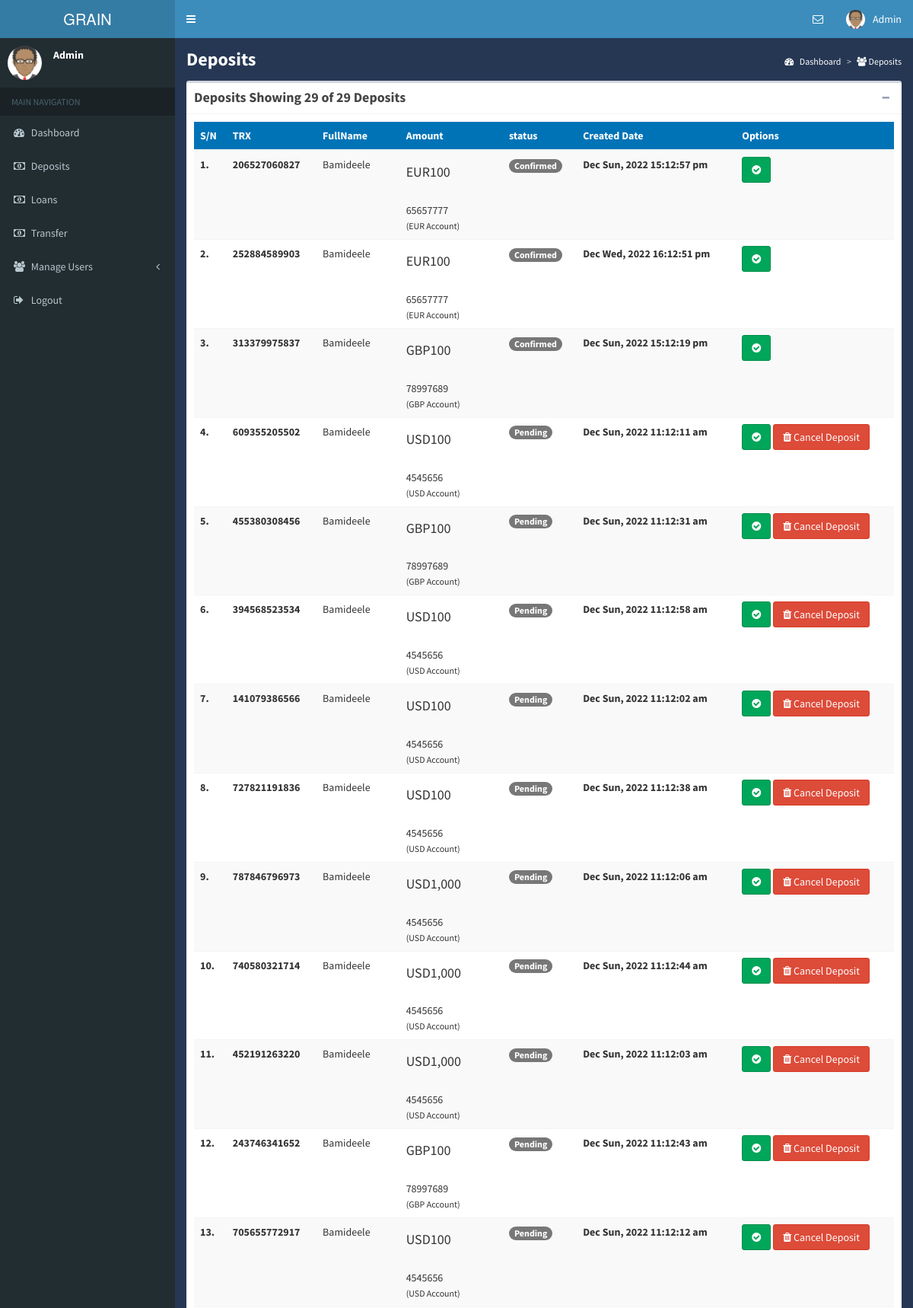
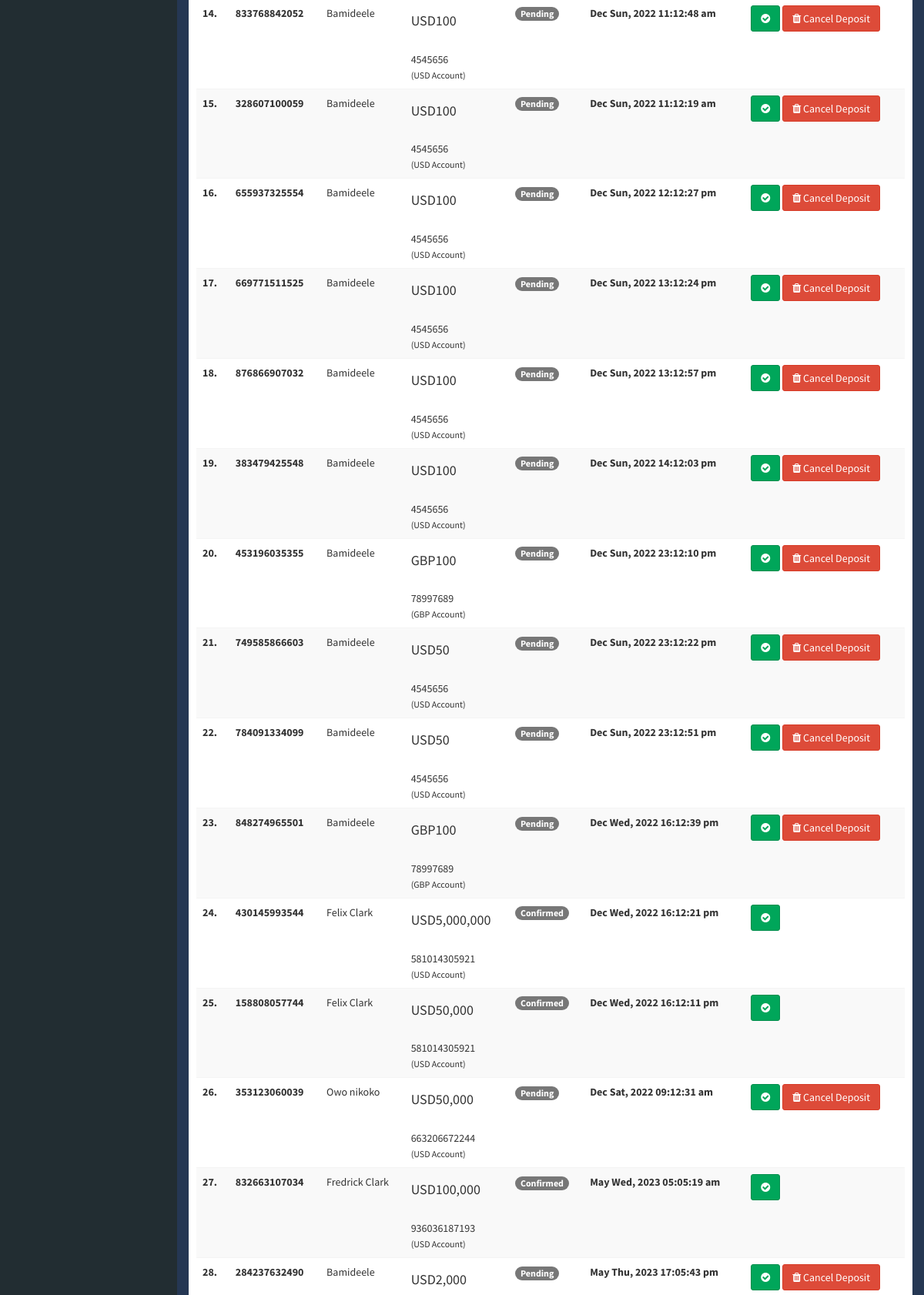
Page /Back/deposit.php (signed in, upper part) on the committed database (2 pictures, top to bottom).
### tables this page shows
CREATE TABLE `deposits` (
  `id` int(11) NOT NULL,
  `trx` varchar(40) NOT NULL,
  `user` varchar(20) NOT NULL,
  `acoount_id` int(11) DEFAULT NULL,
  `amount` varchar(20) NOT NULL,
  `payment_mode` varchar(20) NOT NULL,
  `plan` varchar(20) DEFAULT NULL,
  `status` varchar(20) NOT NULL,
  `proof` varchar(255) NOT NULL,
  `created_at` timestamp NOT NULL DEFAULT current_timestamp() ON UPDATE current_timestamp(),
  `updated_at` timestamp NOT NULL DEFAULT current_timestamp() ON UPDATE current_timestamp()
);

CREATE TABLE `users` (
  `id` int(11) NOT NULL,
  `gencode` varchar(40) NOT NULL,
  `name` varchar(50) NOT NULL,
  `email` varchar(50) NOT NULL,
  `photo` varchar(255) DEFAULT NULL,
  `password` varchar(255) NOT NULL,
  `passkey` varchar(40) DEFAULT NULL,
  `ip_address` varchar(40) NOT NULL,
  `city` varchar(100) DEFAULT NULL,
  `sex` varchar(100) DEFAULT NULL,
  `nation` varchar(100) DEFAULT NULL,
  `dob` varchar(100) DEFAULT NULL,
  `salary` varchar(100) DEFAULT NULL,
  `work` varchar(100) DEFAULT NULL,
  `marry` varchar(100) DEFAULT NULL,
  `reg_state` varchar(40) NOT NULL,
  `reg_country` varchar(40) NOT NULL,
  `bank_name` varchar(25) DEFAULT NULL,
  `account_name` varchar(50) DEFAULT NULL,
  `account_no` varchar(50) DEFAULT NULL,
  `btc_address` varchar(255) DEFAULT NULL,
  `eth_address` varchar(255) DEFAULT NULL,
  `litecoin_address` varchar(200) DEFAULT NULL,
  `ripple_address` varchar(200) DEFAULT NULL,
  `plan` varchar(25) DEFAULT '0',
  `promo_plan` varchar(20) NOT NULL DEFAULT '0',
  `confirmed_plan` varchar(25) DEFAULT '0',
  `account_bal` varchar(20) NOT NULL DEFAULT '0',
  `ref_bonus` varchar(20) NOT NULL DEFAULT '0',
  `bonus_released` varchar(20) NOT NULL DEFAULT '0',
  `ref_by` varchar(20) DEFAULT NULL,
  `ref_link` varchar(100) DEFAULT NULL,
  `entered_at` datetime DEFAULT NULL,
  `activated_at` datetime DEFAULT NULL,
  `last_growth` datetime DEFAULT NULL,
  `idcard` varchar(400) DEFAULT NULL,
  `photoid` varchar(400) DEFAULT NULL,
  `transfer` varchar(120) NOT NULL DEFAULT 'active',
  `deposit` varchar(100) NOT NULL DEFAULT 'active',
  `status` varchar(25) DEFAULT 'blocked',
  `verification` varchar(40) DEFAULT NULL,
  `otpstatus` int(11) NOT NULL DEFAULT 0,
  `otp` int(11) DEFAULT NULL,
  `type` varchar(25) DEFAULT '0',
  `created_at` datetime NOT NULL,
  `updated_at` datetime NOT NULL
);

CREATE TABLE `accounts` (
  `id` int(11) NOT NULL,
  `user_id` int(11) DEFAULT NULL,
  `account_type` varchar(50) DEFAULT NULL,
  `account_number` varchar(100) DEFAULT NULL,
  `routing` varchar(100) DEFAULT NULL,
  `balance` varchar(50) DEFAULT NULL,
  `status` varchar(50) NOT NULL DEFAULT 'active',
  `created_at` timestamp NOT NULL DEFAULT current_timestamp(),
  `updated_at` timestamp NOT NULL DEFAULT current_timestamp() ON UPDATE current_timestamp()
);

### Back/includes/auth.php (called while the page is built, shortened)
<?php
$session_id = $_SESSION['key_id'];
?>

### Back/deposit.php (the view, shortened to what this page needs)
<?php include 'member.base.php'; ?>
 <body class="skin-blue sidebar-mini">
    <div class="wrapper">
        <?php include 'main-header.php'; ?>
		<?php include 'member-sidebar.php'; ?>
 <div class="content-wrapper" style="background-image: url('cy.jpg');background: rgba(38, 57, 88, 0.89);
        min-height: 500px;color">
<?php
	$result14 = mysqli_query($con,"SELECT * FROM deposits");
		 $return_count = mysqli_num_rows($result14);
		 ?>
    <section class="content-header" style="color:white;">
        <h1><b>
            Deposits
        </b></h1>
        <ol class="breadcrumb">
            <li><a href="dashboard" style="color:white;"><i class="fa fa-dashboard"></i> Dashboard</a></li>
            <li class="active" style="color:white;"><i class="fa fa-users"></i> Deposits</li>
        </ol>
    </section>
    <section class="content">
    <div class="box box-default">
        <div class="box-header with-border">
            <h3 class="box-title"><strong> Deposits  <?php if( $return_count != 0 ) { ?>
                        Showing <?php echo $return_count; ?>  of <?php echo $return_count; ?> Deposit<?php if($return_count != 1) { ?>s<?php } ?>
                        <?php } else { ?>
                            0 Deposits
                        <?php } ?>
						</strong>
                    </h3>
            <div class="box-tools pull-right">
                <button class="btn btn-box-tool" data-widget="collapse"><i class="fa fa-minus"></i></button>
            </div>
        </div>
		<div style="overflow-x:auto;">
        <div class="box-body">
                <table class="table table-hover table-responsive table-striped" id="sample_1">
                    <thead class="bg-blue">
                        <tr>
							<th>S/N</th>
                            <th>TRX</th>
                            <th>FullName</th>
							<th>Amount</th>
							<th>status</th>
                            <th>Created Date</th>
			                <th>Options</th>
                        </tr>
                    </thead>
                    <tbody>
					<?php
					      $sn = 1;
								while($row = mysqli_fetch_array($result14)) {
										$mem_id = $row['user'];
$cahser = mysqli_query($con, "select * from users where id='$mem_id'")or die(mysqli_error());
$recek = mysqli_fetch_array($cahser);
                                    	$acc_id = $row['acoount_id'];
										$accounData = mysqli_query($con, "select * from accounts where id=$acc_id")or die(mysqli_error());
										$rowacc = mysqli_fetch_array($accounData);
?>
                            <tr>
                                <td><b><?php echo $sn++; ?>.</b></td>
							 <td><b><?php echo $row['trx']; ?></b></td>
                               <td>
                                   <?php echo $recek['name']; ?>
                                </td>
								<td><h4><?php echo $rowacc['account_type']; ?><?php echo $row['amount']; ?></h4><br>
							    <?php echo $rowacc['account_number']; ?><br><small>(<?php echo $rowacc['account_type']; ?> Account)</small></b>	</td>
																                                 <td>
                                 <?php if($row['status'] == 'confirmed' ) { ?>
                                        <span class="badge badge-success">Confirmed</span>
                                    <?php } elseif($row['status'] == 'cancelled' ) { ?>
                                        <span class="badge bg-danger">Cancelled</span>
									<?php } else { ?>
									<span class="badge badge-warning">Pending</span>
                                    <?php } ?>
								</td>
	                            <td> <b> <?php echo date("M D, Y H:m:s a",strtotime($row['created_at'])); ?> </b></td>
                               <td>
								<a href="#" data-toggle="modal" data-target="#viewCreditModal<?php echo $row['id']; ?>" title="Credit Account" class="btn btn-success"><i class="fa fa-check-circle"></i></a>
						          <?php if($row['status'] != 'confirmed'){ ?>
                                        <a href="cancel?id=<?php echo $row['id']; ?>" title="Cancelled Account" onclick="return confirm('Are you sure you want to Cancel this Deposit?')" class="btn btn-danger"> <i class="fa fa-trash"></i> Cancel Deposit</a>
                                    <?php } ?>
								</td>
                            </tr>
											<?php } ?>
                    </tbody>
                </table>
</div>
</div>
</div>
    </section>
<?php include 'member-footer.php'; ?>

### Back/main-header.php (shortened to what this page needs)
<header class="main-header">
    <a href="dashboard" class="logo">
        <span class="logo-lg">GRAIN</span>
    </a>
<?php
  include 'includes/dbpipe.php';
$user_query = mysqli_query($con, "select id,name from admins where id='$session_id'")or die(mysqli_error());
	$rows = mysqli_fetch_array($user_query);
?>
            <nav class="navbar navbar-static-top" role="navigation">
        <a href="#" class="sidebar-toggle" data-toggle="offcanvas" role="button">
        </a>
        <div class="navbar-custom-menu">
            <ul class="nav navbar-nav">
                        <li class="dropdown messages-menu">
                            <a href="#" class="dropdown-toggle" data-toggle="dropdown">
                                <i class="fa fa-envelope-o"></i>
                            </a>
                        </li>
                <li class="dropdown user user-menu">
                    <a href="#" class="dropdown-toggle" data-toggle="dropdown">
				<img src="assets/images/avatar_m.png" class="user-image" alt="User Image">
				<span class="hidden-xs"><?php echo $rows['name']; ?></span>
                    </a>
                </li>
            </ul>
        </div>
    </nav>
</header>

### Back/member-sidebar.php (shortened to what this page needs)
 <aside class="main-sidebar" id="sidebar-wrapper">
<?php
  include 'includes/dbpipe.php';
$user_query = mysqli_query($con, "select id, name from admins where id='$session_id'")or die(mysqli_error());
	$rows = mysqli_fetch_array($user_query);
?>
    <section class="sidebar">
      	<div class="user-panel">
        	<div class="pull-left image">
				<img src="assets/images/avatar_m.png" class="img-circle" alt="User Image">
			</div>
        	<div class="pull-left info">
          		<p><b><?php echo $rows['name']; ?></b></p>
        	</div>
      	</div>
      	<ul class="sidebar-menu">
        	<li class="header">MAIN NAVIGATION</li>
		        <li>
		          	<a href="dashboard">
		            	<i class="fa fa-dashboard"></i> <span> Dashboard</span>
		          	</a>
		        </li>
			<li>
		          	<a href="deposit">
		            	<i class="fa fa-money"></i> <span>Deposits</span>
		          	</a>
		        </li>
	        <li>
	       <li>
		          	<a href="loan">
		            	<i class="fa fa-money"></i> <span>Loans</span>
		          	</a>
		        </li>
	        <li>
	       <li>
		          	<a href="transfer">
		            	<i class="fa fa-money"></i> <span>Transfer</span>
		          	</a>
		        </li>
	        <li>
			<li class="treeview">
    <a href="#">
        <i class="fa fa-users"></i>
        <span>Manage Users</span>
        <i class="fa fa-angle-left pull-right"></i>
    </a>
</li>
	        <li>
	        	<a href="logout">
	        		<i class="fa fa-sign-out"></i> <span>Logout</span>
	        	</a>
	        </li>
        </ul>
    </section>
</aside>

### Back/assets/css/_all-skins.css (style rules this page uses)
.skin-blue .main-header .navbar { background-color:#3c8dbc }
.skin-blue .main-header .navbar .nav>li>a { color:#fff }
.skin-blue .main-header .navbar .sidebar-toggle { color:#fff }
.skin-blue .main-header .logo { background-color:#367fa9;color:#fff;border-bottom:0 solid transparent }
.skin-blue .content-header { background:transparent }
.skin-blue .wrapper,.skin-blue .main-sidebar,.skin-blue .left-side { background-color:#222d32 }
.skin-blue .user-panel>.info,.skin-blue .user-panel>.info>a { color:#fff }
.skin-blue .sidebar-menu>li.header { color:#4b646f;background:#1a2226 }
.skin-blue .sidebar-menu>li>a { border-left:3px solid transparent }
.skin-blue .sidebar a { color:#b8c7ce }

### rows in the picture
deposits: trx "206527060827", users.name "Bamideele", accounts.account_type "EUR", amount "100", accounts.account_number "65657777", status "Confirmed", created_at "Dec Sun, 2022 15:12:57 pm"
deposits: trx "252884589903", users.name "Bamideele", accounts.account_type "EUR", amount "100", accounts.account_number "65657777", status "Confirmed", created_at "Dec Wed, 2022 16:12:51 pm"
deposits: trx "313379975837", users.name "Bamideele", accounts.account_type "GBP", amount "100", accounts.account_number "78997689", status "Confirmed", created_at "Dec Sun, 2022 15:12:19 pm"
deposits: trx "609355205502", users.name "Bamideele", accounts.account_type "USD", amount "100", accounts.account_number "4545656", status "Pending", created_at "Dec Sun, 2022 11:12:11 am"
deposits: trx "455380308456", users.name "Bamideele", accounts.account_type "GBP", amount "100", accounts.account_number "78997689", status "Pending", created_at "Dec Sun, 2022 11:12:31 am"
deposits: trx "394568523534", users.name "Bamideele", accounts.account_type "USD", amount "100", accounts.account_number "4545656", status "Pending", created_at "Dec Sun, 2022 11:12:58 am"
deposits: trx "141079386566", users.name "Bamideele", accounts.account_type "USD", amount "100", accounts.account_number "4545656", status "Pending", created_at "Dec Sun, 2022 11:12:02 am"
deposits: trx "727821191836", users.name "Bamideele", accounts.account_type "USD", amount "100", accounts.account_number "4545656", status "Pending", created_at "Dec Sun, 2022 11:12:38 am"
deposits: trx "787846796973", users.name "Bamideele", accounts.account_type "USD", amount "1,000", accounts.account_number "4545656", status "Pending", created_at "Dec Sun, 2022 11:12:06 am"
deposits: trx "740580321714", users.name "Bamideele", accounts.account_type "USD", amount "1,000", accounts.account_number "4545656", status "Pending", created_at "Dec Sun, 2022 11:12:44 am"
deposits: trx "452191263220", users.name "Bamideele", accounts.account_type "USD", amount "1,000", accounts.account_number "4545656", status "Pending", created_at "Dec Sun, 2022 11:12:03 am"
deposits: trx "243746341652", users.name "Bamideele", accounts.account_type "GBP", amount "100", accounts.account_number "78997689", status "Pending", created_at "Dec Sun, 2022 11:12:43 am"
deposits: trx "705655772917", users.name "Bamideele", accounts.account_type "USD", amount "100", accounts.account_number "4545656", status "Pending", created_at "Dec Sun, 2022 11:12:12 am"
deposits: trx "833768842052", users.name "Bamideele", accounts.account_type "USD", amount "100", accounts.account_number "4545656", status "Pending", created_at "Dec Sun, 2022 11:12:48 am"
deposits: trx "328607100059", users.name "Bamideele", accounts.account_type "USD", amount "100", accounts.account_number "4545656", status "Pending", created_at "Dec Sun, 2022 11:12:19 am"
deposits: trx "655937325554", users.name "Bamideele", accounts.account_type "USD", amount "100", accounts.account_number "4545656", status "Pending", created_at "Dec Sun, 2022 12:12:27 pm"
deposits: trx "669771511525", users.name "Bamideele", accounts.account_type "USD", amount "100", accounts.account_number "4545656", status "Pending", created_at "Dec Sun, 2022 13:12:24 pm"
deposits: trx "876866907032", users.name "Bamideele", accounts.account_type "USD", amount "100", accounts.account_number "4545656", status "Pending", created_at "Dec Sun, 2022 13:12:57 pm"
deposits: trx "383479425548", users.name "Bamideele", accounts.account_type "USD", amount "100", accounts.account_number "4545656", status "Pending", created_at "Dec Sun, 2022 14:12:03 pm"
deposits: trx "453196035355", users.name "Bamideele", accounts.account_type "GBP", amount "100", accounts.account_number "78997689", status "Pending", created_at "Dec Sun, 2022 23:12:10 pm"
deposits: trx "749585866603", users.name "Bamideele", accounts.account_type "USD", amount "50", accounts.account_number "4545656", status "Pending", created_at "Dec Sun, 2022 23:12:22 pm"
deposits: trx "784091334099", users.name "Bamideele", accounts.account_type "USD", amount "50", accounts.account_number "4545656", status "Pending", created_at "Dec Sun, 2022 23:12:51 pm"
deposits: trx "848274965501", users.name "Bamideele", accounts.account_type "GBP", amount "100", accounts.account_number "78997689", status "Pending", created_at "Dec Wed, 2022 16:12:39 pm"
deposits: trx "430145993544", users.name "Felix Clark", accounts.account_type "USD", amount "5,000,000", accounts.account_number "581014305921", status "Confirmed", created_at "Dec Wed, 2022 16:12:21 pm"
deposits: trx "158808057744", users.name "Felix Clark", accounts.account_type "USD", amount "50,000", accounts.account_number "581014305921", status "Confirmed", created_at "Dec Wed, 2022 16:12:11 pm"
deposits: trx "353123060039", users.name "Owo nikoko", accounts.account_type "USD", amount "50,000", accounts.account_number "663206672244", status "Pending", created_at "Dec Sat, 2022 09:12:31 am"
deposits: trx "832663107034", users.name "Fredrick Clark", accounts.account_type "USD", amount "100,000", accounts.account_number "936036187193", status "Confirmed", created_at "May Wed, 2023 05:05:19 am"
deposits: trx "284237632490", users.name "Bamideele", accounts.account_type "USD", amount "2,000", status "Pending", created_at "May Thu, 2023 17:05:43 pm"

### other values in the picture
$rows['name'] "Admin"
$return_count "29"
